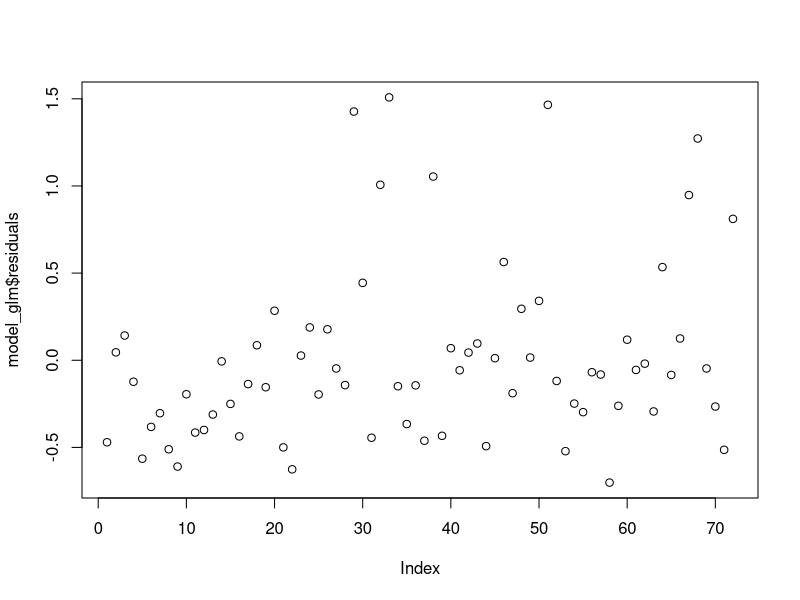
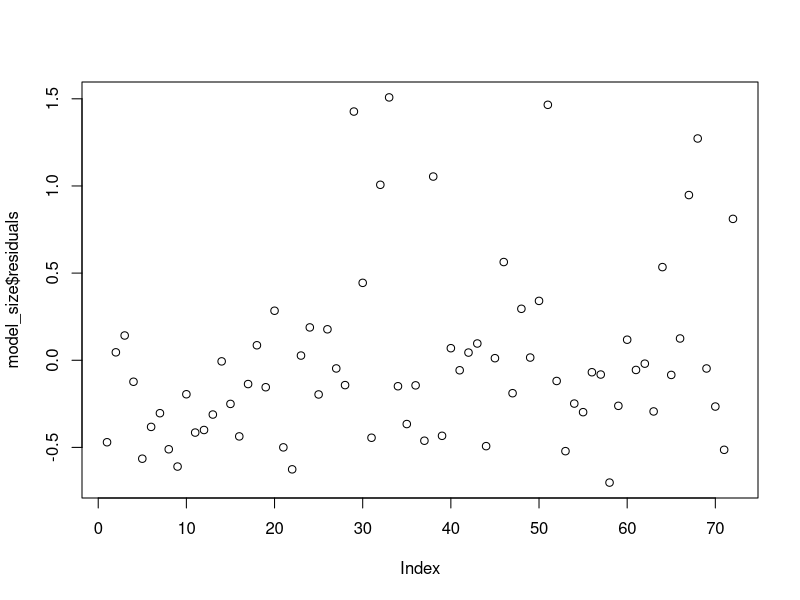

These figures' R source, in order: (Note: this script raises an error after producing the figures.)
library(readxl)
library(dplyr)
library(stringr)
library(ggplot2)
library(writexl)
library(openxlsx)
rawdat<- read_excel("raw/Labbook.xlsx")
rawdat$Bag_w<- as.numeric(rawdat$Bag_w)

biomass<- read_excel("raw/Labbook.xlsx", "Indiv weights")[,-4]
biomass<- biomass%>%
  mutate(Tube_ID= as.character(Tube_ID)) %>%
  rename(hyphal_weight = weight)

#new weight adding reps -both for bag_w and dry_w
formuladata <- rawdat %>%
  group_by(gr = cumsum(Rep == "A")) %>%  # Group every pair of A/B
  mutate(
    harvest_w = ifelse(Rep == "A", sum(Bag_w, na.rm = TRUE), NA_real_),  # Sum of Bag_w for each group
    dry_w = ifelse(Rep == "A", sum(Dry_w, na.rm = TRUE), NA_real_)  # Sum of Dry_w for each group
  ) %>%
  ungroup() %>%
  select(-gr)

formuladata<- full_join(formuladata, biomass, by= "Tube_ID")

#Formula with known dry weight of bags (6.64 g with SE of +- 0.045):
# (harvest_wt- undamaged_bag_wt)/ (undamaged_bag_wt)  * hyphal biomass collected

formuladata <- formuladata %>%
  distinct(Site, Transect, Location, .keep_all = TRUE)%>%
  select(Site, Transect, Location,Tube_ID, harvest_w, dry_w, hyphal_weight)%>%
  mutate(corrected_weight= (harvest_w- 6.64*2)/ (6.64*2)  * hyphal_weight)


write_xlsx(formuladata, "raw/biomass.xlsx")





#add to the new dataset the columns with the total weight of the hyphae

cor(formuladata$hyphal_weight, formuladata$harvest_w, method = "pearson")
cor(formuladata$hyphal_weight, formuladata$harvest_w, method = "spearman")

single.lm<-lm(hyphal_weight ~  dry_w, formuladata)# building a model
car::Anova(single.lm) 
summary(single.lm)

single2.lm<-lm(hyphal_weight ~  harvest_w, formuladata)# building a model
car::Anova(single2.lm) 
summary(single2.lm)

compound.lm<-lm(hyphal_weight ~  harvest_w+dry_w, formuladata)# building a model
car::Anova(compound.lm) 
summary(compound.lm)


library(mgcv)
model_size <- gam(hyphal_weight ~ harvest_w, data = formuladata)
# Fit a GLM with a Gaussian distribution (normal distribution)
model_glm <- glm(hyphal_weight ~ harvest_w,
                 family = gaussian(link = "identity"), 
                 data = formuladata)

# Check model summary
summary(model_glm)
plot(model_glm$residuals)

# View the model summary
summary(model_size)
plot(model_size$residuals)
r2(model_glm)


#TO DO THE CALCULATIONS PER HALF TRANSECTS
#group half transects
formuladata <- formuladata %>%
  mutate(HalfT = case_when(
    as.numeric(sub("L", "", Location)) < 20 ~ "A",  # Less than L20
    as.numeric(sub("L", "", Location)) > 30 ~ "B",  # Greater than L30
  ))%>%
  mutate(Name= paste0(Site, Transect, HalfT))


newdat <- formuladata %>%
  group_by(Site, Transect, Location) %>%  # Group by the 'Name' column
  mutate(
    harvest_w = sum(harvest_w, na.rm = TRUE),  # Sum of harvest_w for each Name
    dry_w = sum(dry_w, na.rm = TRUE)           # Sum of dry_w for each Name
  ) %>%
  ungroup()  # Remove grouping
newdat <- newdat %>%
  distinct(Site, Transect, Location, harvest_w, dry_w, .keep_all = TRUE)%>%
  select(Site, Transect, Location, harvest_w, dry_w, Tube_ID)



#Graphs
ggplot (formuladata , aes(x= Site , y= hyphal_weight )) +
  # note the '+', which indicates that additional instructions are coming
  stat_summary ( geom ='bar', fun=mean , na.rm = TRUE ) +
  # adds the barplot layer , calculating the mean for each group
  stat_summary ( geom ='errorbar', fun.data = mean_se , width =0.25 , na.rm =TRUE)

